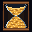

Write Python code to recreate this figure.
"""Hourglass — one big glass turning itself over, forever.

An original loop for the Lumen wall. The top bulb drains grain by grain into a
growing mound below; when the last of it falls the whole hourglass flips
end-over-end and the run starts again. The flip is what closes the loop: the
drained state mirrored top-to-bottom IS the full state, so frame 0 follows the
last frame exactly with no cut. Patient / meditative.

Everything the loop draws is mirror-symmetric about y=15.5 (wood, glass, sheen,
sand speckle), which is what makes that identity hold pixel-for-pixel.

Run:  .venv\\Scripts\\python.exe art\\hourglass.py   -> hourglass.gif (+ strip)
"""

import math
from pathlib import Path

from PIL import Image

HERE = Path(__file__).resolve().parent
SIZE = 32
DRAIN = 16                      # frames of falling sand, p = 1 .. 0
FLIP = (30, 60, 90, 120, 150)   # the turn-over; 180 == frame 0

CX = 15.5
TOP_ROWS = range(4, 16)         # top bulb
BOT_ROWS = range(16, 28)        # bottom bulb

BG_EDGE = (7, 8, 16)            # dark room
BG_HAZE = (46, 30, 18)          # warm haze pooled around the neck
WOOD_DK = (58, 32, 18)
WOOD = (112, 64, 32)
WOOD_HI = (158, 100, 54)
GLASS = (96, 122, 146)          # cool wall of the bulb
GLASS_IN = (20, 27, 38)         # tinted interior
SHEEN = (196, 228, 248)
SAND_DK = (176, 112, 36)
SAND = (232, 168, 58)
SAND_HI = (255, 216, 128)
STREAM = (255, 240, 190)


def lerp(a, b, t):
    return tuple(round(a[i] + (b[i] - a[i]) * t) for i in range(3))


def half_width(y):
    """Half-width of the glass interior at row y, or None outside the bulbs."""
    if 4 <= y <= 15:
        t = (15 - y) / 11.0
    elif 16 <= y <= 27:
        t = (y - 16) / 11.0
    else:
        return None
    w = 1.35 + 9.15 * (t ** 0.65)
    if y in (4, 27):
        w *= 0.86               # rounded shoulder at the very top/bottom
    return w


INNER = {}
for _y in range(SIZE):
    _w = half_width(_y)
    if _w is not None:
        INNER[_y] = [x for x in range(SIZE) if abs(x - CX) < _w]

INTERIOR = {(x, y) for y, xs in INNER.items() for x in xs}
TOP_AREA = sum(len(INNER[y]) for y in TOP_ROWS)
BOT_AREA = sum(len(INNER[y]) for y in BOT_ROWS)


def speckle(x, y):
    """Deterministic grain, symmetric under a top-to-bottom flip."""
    k = min(y, 31 - y) * 32 + x
    h = (k * 2654435761) & 0xFFFFFFFF
    return ((h >> 13) ^ h) & 0xFF


def top_sand(p):
    """Pixels of sand left in the upper bulb; p=1 full, p=0 empty.

    The surface dips in the middle as it drains (the funnel), and the dip
    vanishes at both extremes so a full bulb is exactly, entirely full.
    """
    if p <= 0.0005:
        return set()
    if p >= 0.9995:
        return {(x, y) for y in TOP_ROWS for x in INNER[y]}
    target = p * TOP_AREA
    dip = 2.4 * math.sin(math.pi * p)

    def count(level):
        w = half_width(min(15, max(4, int(round(level)))))
        got = set()
        for y in TOP_ROWS:
            for x in INNER[y]:
                edge = level + dip * (1.0 - min(1.0, abs(x - CX) / w))
                if y >= edge:
                    got.add((x, y))
        return got

    lo, hi = 3.0, 16.5
    for _ in range(24):
        mid = (lo + hi) / 2
        if len(count(mid)) >= target:
            lo = mid
        else:
            hi = mid
    return count(lo)


def bottom_sand(q):
    """Mound in the lower bulb; q=1-p. Peaks under the stream, flat when full."""
    if q <= 0.0005:
        return set()
    if q >= 0.9995:
        return {(x, y) for y in BOT_ROWS for x in INNER[y]}
    target = q * BOT_AREA
    peak = 2.4 * math.sin(math.pi * q)

    def count(level):
        w = half_width(min(27, max(16, int(round(level)))))
        got = set()
        for y in BOT_ROWS:
            for x in INNER[y]:
                edge = level - peak * (1.0 - min(1.0, abs(x - CX) / w))
                if y >= edge:
                    got.add((x, y))
        return got

    lo, hi = 15.5, 28.5
    for _ in range(24):
        mid = (lo + hi) / 2
        if len(count(mid)) >= target:
            hi = mid
        else:
            lo = mid
    return count(hi)


def background():
    """Dark room with a warm haze pooled at the neck.

    Banded on purpose: a smooth gradient gives every row a different byte
    pattern and roughly doubles the encoded size, and this panel only has an
    8 KB budget. Three flat steps read the same at 32x32 and compress.
    """
    img = Image.new("RGB", (SIZE, SIZE))
    for y in range(SIZE):
        for x in range(SIZE):
            d = math.hypot(x - CX, y - CX)
            g = math.exp(-(d / 11.0) ** 2) * 0.9
            band = round(g * 3) / 3.0
            img.putpixel((x, y), lerp(BG_EDGE, BG_HAZE, band))
    return img


def glass_layer(p, f):
    """The hourglass itself on transparent film, so the flip can move it."""
    lay = Image.new("RGBA", (SIZE, SIZE), (0, 0, 0, 0))
    px = lay.load()

    def put(x, y, c):
        if 0 <= x < SIZE and 0 <= y < SIZE:
            px[x, y] = (c[0], c[1], c[2], 255)

    # wood caps: outer edge dark, then a lit face, then shadow into the glass
    for y in range(1, 4):
        shade = (WOOD_DK, WOOD_HI, WOOD)[y - 1]
        for x in range(3, 29):
            put(x, y, shade)
            put(x, 31 - y, shade)

    # corner posts holding the two caps apart
    for y in range(4, 28):
        put(3, y, WOOD)
        put(28, y, WOOD)
    for y in (4, 27):
        put(3, y, WOOD_HI)
        put(28, y, WOOD_HI)

    # glass: tinted interior, then a wall hugging each row
    for y, xs in INNER.items():
        for x in xs:
            put(x, y, GLASS_IN)
        put(xs[0] - 1, y, GLASS)
        put(xs[-1] + 1, y, GLASS)

    # a sheen down the left of both bulbs (mirror-symmetric, so the flip closes)
    for y in range(6, 11):
        put(INNER[y][0] - 1, y, SHEEN)
        put(INNER[31 - y][0] - 1, 31 - y, SHEEN)

    top = top_sand(p)
    bot = bottom_sand(1.0 - p)
    for pack in (top, bot):
        for (x, y) in pack:
            # lit only where sand meets air INSIDE its own bulb — a bulb filled
            # to the glass has no free surface, which is what keeps the two
            # extreme states exact mirrors of each other
            up = (x, y - 1)
            same_bulb = up in INTERIOR and ((y - 1) < 16) == (y < 16)
            if same_bulb and up not in pack:
                c = SAND_HI
            else:
                s = speckle(x, y)
                c = SAND_HI if s > 214 else (SAND_DK if s < 66 else SAND)
            put(x, y, c)

    # the falling stream: a shimmering two-pixel trickle from neck to mound
    if 0.0005 < p < 0.9995:
        floor = min((y for (x, y) in bot), default=28)
        for y in range(16, floor):
            h = ((y * 73 + f * 151) * 2654435761) & 0xFF
            put(15, y, STREAM if h & 1 else SAND_HI)
            put(16, y, SAND_HI if h & 2 else STREAM)
        for x in (15, 16):          # lit throat
            put(x, 15, STREAM)
    return lay


def edge_on():
    """The hourglass seen exactly edge-on, mid-flip — a lit bar."""
    lay = Image.new("RGBA", (SIZE, SIZE), (0, 0, 0, 0))
    px = lay.load()
    for x in range(3, 29):
        core = SAND if 6 <= x <= 25 else WOOD
        px[x, 15] = (*lerp(core, SAND_HI, 0.35), 255)
        px[x, 16] = (*lerp(core, WOOD_DK, 0.35), 255)
    return lay


def compose(layer):
    img = background().convert("RGBA")
    img.alpha_composite(layer)
    return img.convert("RGB")


def build():
    frames = []
    for f in range(DRAIN):
        p = 1.0 - f / (DRAIN - 1)
        frames.append(compose(glass_layer(p, f)))

    drained = glass_layer(0.0, DRAIN)
    for a in FLIP:
        c = abs(math.cos(math.radians(a)))
        h = round(SIZE * c)
        if h < 3:
            lay = edge_on()
        else:
            squashed = drained.resize((SIZE, h), Image.NEAREST)
            lay = Image.new("RGBA", (SIZE, SIZE), (0, 0, 0, 0))
            lay.paste(squashed, (0, (SIZE - h) // 2))
        if a > 90:                              # past edge-on: it's over
            lay = lay.transpose(Image.FLIP_TOP_BOTTOM)
        frames.append(compose(lay))
    return frames


if __name__ == "__main__":
    frames = build()

    # sanity: the drained glass flipped must BE the full glass (seamless loop)
    a = glass_layer(0.0, 0).transpose(Image.FLIP_TOP_BOTTOM)
    b = glass_layer(1.0, 0)
    assert list(a.getdata()) == list(b.getdata()), "flip does not close the loop"

    import gifsafe
    best = None
    for colors in (16, 32, 64, 128, 256):
        size = gifsafe.save(frames, HERE / "hourglass.gif", duration_ms=170, colors=colors)
        print(f"  colors={colors:3d} -> {size} bytes")
        if best is None or size < best[1]:
            best = (colors, size)
    size = gifsafe.save(frames, HERE / "hourglass.gif", duration_ms=170, colors=best[0])
    ok = "OK" if size <= 8192 else "TOO BIG!"
    print(f"hourglass.gif: {len(frames)} frames, {best[0]} colors, {size} bytes ({ok})")

    keys = (0, 3, 6, 9, 12, 15, DRAIN, DRAIN + 1, DRAIN + 2, DRAIN + 3, DRAIN + 4)
    strip = Image.new("RGB", (SIZE * 4 * len(keys) + (len(keys) - 1) * 4, SIZE * 4), (20, 20, 24))
    for i, k in enumerate(keys):
        strip.paste(frames[k].resize((SIZE * 4, SIZE * 4), Image.NEAREST),
                    (i * (SIZE * 4 + 4), 0))
    strip.save(HERE / "hourglass.strip.png")
    frames[6].resize((SIZE, SIZE)).save(HERE / "hourglass.png")
    print("wrote hourglass.gif + hourglass.strip.png + hourglass.png")
